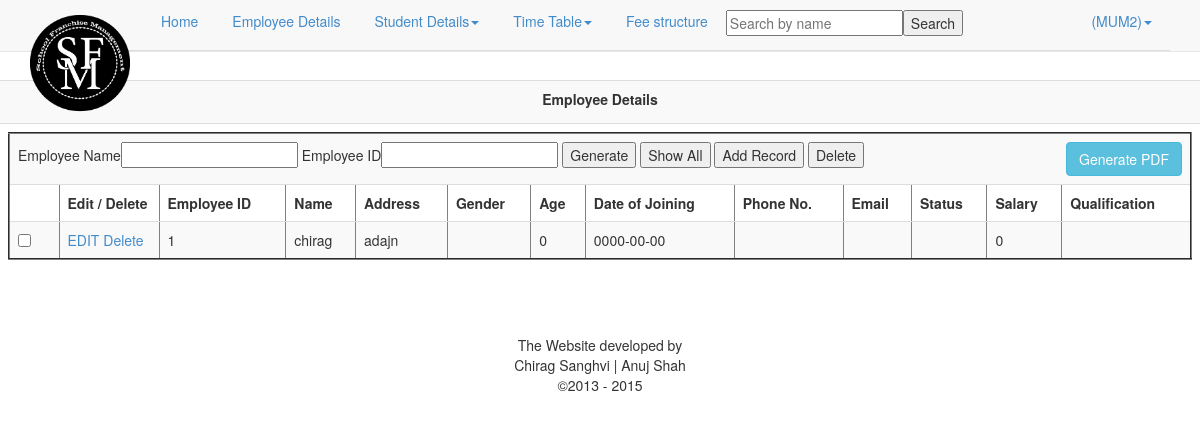
The page /branch_admin/company_detail.php (signed in) on the database its author committed.
### tables this page shows
CREATE TABLE IF NOT EXISTS `mum2employee_details` (
  `emp_id` varchar(10) NOT NULL COMMENT 'Employee ID',
  `emp_name` varchar(20) NOT NULL COMMENT 'Employee Name',
  `address` varchar(30) NOT NULL COMMENT 'Address of employee',
  `gender` varchar(20) NOT NULL COMMENT 'Employee gender',
  `age` int(3) NOT NULL COMMENT 'Age of employee',
  `status` varchar(25) NOT NULL COMMENT 'Status i.e. Permanent or temporary or inactive',
  `contact_no` varchar(11) NOT NULL COMMENT 'Contact number of employee',
  `email` varchar(25) NOT NULL COMMENT 'Email of employee',
  `doj` date NOT NULL COMMENT 'Date of Joining of employee',
  `salary` int(12) NOT NULL COMMENT 'Current salary of employee',
  `qual` varchar(50) NOT NULL COMMENT 'Qualification of employee',
  `bcode` varchar(20) NOT NULL COMMENT 'Branch code',
  PRIMARY KEY (`emp_id`)
);

### branch_admin/edit_delete.php (the view, shortened to what this page needs)
<table border="2" class="table table-striped">
    <tr>
      <td colspan="13">
      Employee Name<input type="text" name="emp_name" id="emp_name" />
      Employee ID<input type="text" name="emp_id" id="emp_id" />
      <input type="submit" name="generate" id="generate" value="Generate"/>
      <input type="submit" name="showall" id="showall" value="Show All"/>
      <input type="submit" name="add" id="add" value="Add Record"/>
      <input type="submit" name="delete1" id="delete1" value="Delete"/>
      <a class="pull-right btn btn-info" href="../pdf/pdf7.php" target="_blank">Generate PDF</a>
      </td>
    </tr>
<tr>
<th> </th>
<th width="100px"> Edit / Delete</th>
<th> Employee ID </th>
<th> Name </th>
<th> Address </th>
<th> Gender </th>
<th> Age</th>
<th> Date of Joining</th>
<th> Phone No.</th>
<th> Email</th>
<th> Status </th>
<th> Salary </th>
<th> Qualification </th>
</tr>
<?php
include("connect.php");
$update="";
$user1= $_SESSION['admin'];
$emp = strtolower($admin)."employee_details";
				?>
				<?php
if(isset($_POST['generate']))
{
	$q1="select * from $emp where bcode='$user1'";
	if($_POST['emp_name']!='')
	{
		$name = $_POST['emp_name'];
		$q1.=" AND emp_name='$name'";
	}
	if($_POST['emp_id']!='')
	{
		$id = $_POST['emp_id'];
		$q1.="AND emp_id='$id'";
	}
	$sql_01=mysql_query($q1,$link);
	$count=mysql_num_rows($sql_01);
	if($count==0)
	{	echo'<tr>
      <td colspan="10">
			No Record Found.
      </td>
    </tr>';
			die();
	}
}
else if(isset($_POST['showall']))
{
	$sql_01=mysql_query("select * from $emp where bcode='$user1'",$link);
}
else
{
	$sql_01=mysql_query("select * from $emp where bcode='$user1'",$link);
}
		while($data_01=mysql_fetch_assoc($sql_01))
		{
			$id=$data_01['emp_id'];
			$name=$data_01['emp_name'];
			$add=$data_01['address'];
			$gender=$data_01['gender'];
			$age=$data_01['age'];
			$status=$data_01['status'];
			$phone=$data_01['contact_no'];
			$email=$data_01['email'];
			$doj=$data_01['doj'];
			$salary=$data_01['salary'];
			$qual=$data_01['qual'];
			 if($update == $id)
			{
 ?>
<tr>
	<td width="50px"><input type='checkbox' name='del[]' value ="<?php echo $id;?>"/></td>
    <td width="50px"><input type="submit" id = "sav" name="sav" value="save"><input type="hidden" id = "save" name="save" value="<?php echo $id; ?>"></td>
    <td><?php echo $id; ?></td>
    <td><input type="text" name="ename" id="ename" value="<?php echo $name;?>" size="5"></td>
    <td><input type="text" name="add" id="add" value="<?php echo $add;?>" size="5"></td>
    <td><input type="text" name="gender" id="gender" value="<?php echo $gender;?>" size="5"></td>
    <td><input type="text" name="age" id="age" value="<?php echo $age;?>" size="5"></td>
    <td><input type="text" name="doj" id="doj" value="<?php echo $doj;?>"></td>
    <td><input type="text" name="phone" id="phone" value="<?php echo $phone;?>" size="10"></td>
    <td><input type="text" name="email" id="email" value="<?php echo $email;?>"></td>
    <td><input type="text" name="status" id="status" value="<?php echo $status;?>" size="5"></td>
    <td><input type="text" name="salary" id="salary" value="<?php echo $salary;?>" size="5"></td>
    <td><input type="text" name="qual" id="qual" value="<?php echo $qual;?>" size="5"></td>
</tr>
<?php }
else
{?>
<tr>
	<td width="50px"><input type='checkbox' name='del[]' value ="<?php echo $id;?>"/></td>
    <td width="50px"><a href="company_detail.php?id=<?php echo $id; ?>">EDIT</a> <a href="test.php?id=<?php echo $id; ?>">Delete</a></td>
    <td><?php echo $id; ?></td>
    <td><?php echo $name; ?></td>
    <td><?php echo $add; ?></td>
    <td><?php echo $gender; ?></td>
    <td><?php echo $age; ?></td>
    <td><?php echo $doj; ?></td>
    <td><?php echo $phone; ?></td>
    <td><?php echo $email; ?></td>
    <td><?php echo $status; ?></td>
    <td><?php echo $salary; ?></td>
    <td><?php echo $qual; ?></td>
</tr>
<?php }}?>
</table>

### rows shown on the page
mum2employee_details: emp_id "1", emp_name "chirag", address "adajn", age "0", doj "0000-00-00", salary "0"

### other values the page prints
$_SESSION['admin'] "MUM2"
